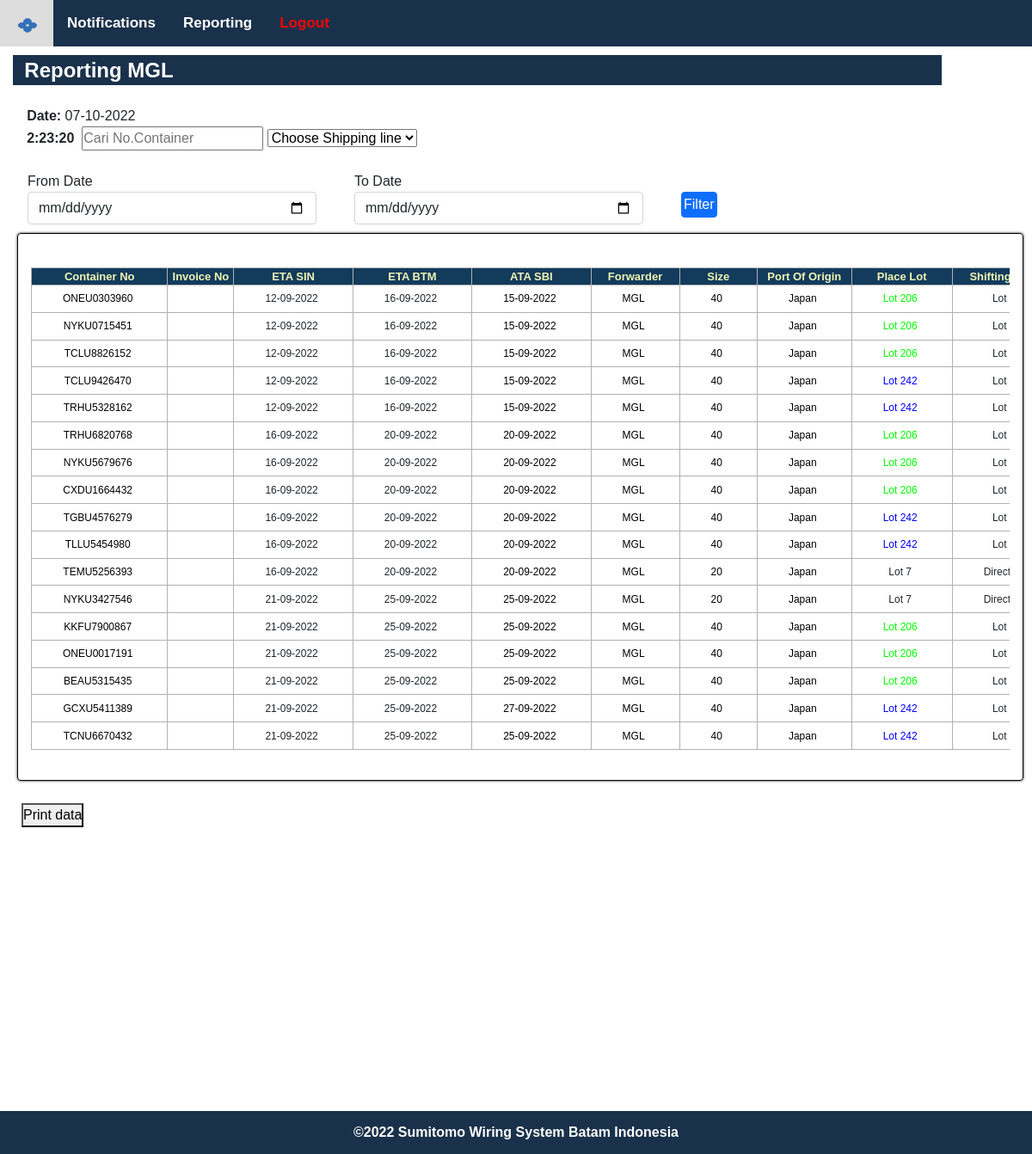
The app's page /Reporting_MGL.php (signed in) with its own data.
### tables this page shows
CREATE TABLE `datacon` (
  `id` int(11) NOT NULL,
  `datein` date NOT NULL,
  `dateout` date NOT NULL,
  `dateout2` date DEFAULT NULL,
  `nama` varchar(100) NOT NULL,
  `forwarder_id` int(11) NOT NULL,
  `tglout` date DEFAULT NULL,
  `tglout2` date DEFAULT NULL,
  `tglout3` date DEFAULT NULL,
  `nocon` varchar(30) NOT NULL,
  `invoice` varchar(50) NOT NULL,
  `size` varchar(30) NOT NULL,
  `poo` varchar(25) NOT NULL,
  `loca` varchar(25) NOT NULL,
  `section` varchar(30) NOT NULL,
  `isempty` smallint(1) DEFAULT NULL,
  `shipment` varchar(50) NOT NULL
);

CREATE TABLE `forwarder` (
  `id` int(11) NOT NULL,
  `nama` varchar(1000) NOT NULL
);

### Reporting_MGL.php (the view, shortened to what this page needs)
<!DOCTYPE html>
<html lang="en">
<head>
    <link rel="stylesheet" href="asset/font-awesome.min.css">
    <link href="css/style3.css" rel="stylesheet" />
    <link rel="stylesheet" type="text" href="css/all.css"><link rel="stylesheet" href="asset/bootstrap-icons.css">
</head>
<body>
    <div id="page-content-wrapper">
        <div class="topnav">
            <a href="Appointment_Container.php" class="active">
                <img class="image" src="images/logosumi.png" >
                    </a>
                        <div id=" myLinks">
                            <a class="nav-link" href="Notifications_MGL2.php"><strong>Notifications</strong></a>
                            <a class="nav-link" href="Reporting_MGL.php"><strong>Reporting</strong></a>
                            <a class="nav-link" href="logout.php" style="color: #FF0000"><strong>Logout</strong></a>
                        </div>
        </div>
    <div class="txtbar1">
        <strong>
            <font size="5" face="Arial" color="#fff">&nbsp; Reporting MGL</font>
        </strong>
    </div>
    <br>
    <?php
    $sekarang    = date("d-m-Y");
    ?>
    <p>&nbsp;&nbsp;&nbsp;&nbsp;&nbsp;&nbsp;&nbsp;<b>Date: </b><?php echo $sekarang ?></p>
    &nbsp;&nbsp;&nbsp;&nbsp;&nbsp;&nbsp;&nbsp;<b><span id="jam" style="font-size:20"></span></b>
    &nbsp;<input type="text" id="myInput" onkeyup="myFunction()" placeholder="Cari No.Container" title="Type in a name"> <select id="dynamic_select" onchange="filter()">
            <option selected>Choose Shipping line</option>
        </select>
    <div class="container">
        <div class="row justify-content-center">
            <div class="col-md-12">
                        <form action="" method="GET">
                            <div class="row">
                                <div class="col-md-4">
                                    <div class="form-group">
                                        <br>
                                        <label>From Date</label>
                                        <input type="date" name="start" required="required ?>" class="form-control">
                                    </div>
                                </div>
                                <div class="col-md-4">
                                    <div class="form-group">
                                        <br>
                                        <label>To Date</label>
                                        <input type="date" name="end" required="required ?>" class="form-control">
                                    </div>
                                </div>
                                <div class="col-md-4">
                                    <br>
                                    <div class="form-group">
                                         <br>
                                      <button type="submit" class="btn btn-primary" >Filter</button>
                                    </div>
                                </div>
                            </div>
                        </form>
                    </div>
                </div>
                        </div>
                    </div>
        <thead>
    <tr bgcolor="#1A314B">
        <div class="outer-wrapper">
            <div class="table-wrapper">
                &nbsp;&nbsp;<table id="myTable">
                    <th rowspan="2"><b>Container No</b></th>
                    <th rowspan="2"><b>Invoice No</b></th>
                    <th rowspan="2"><b>ETA SIN</b></th>
                    <th rowspan="2"><b>ETA BTM</b></th>
                    <th rowspan="2"><b>ATA SBI</b></th>
                    <th rowspan="2"><b>Forwarder</b></th>
                    <th rowspan="2"><b>Size</b></th>
                    <th rowspan="2"><b>Port Of Origin</b></th>
                    <th rowspan="2"><b>Place Lot</b></th>
                    <th rowspan="2"><b>Shifting to lot</b></th>
            </tr>
            </thead>
                    <tbody>
                    <?php
                        include 'koneksi.php';
                        function bgcolor($lot)
                        {
                            if ($lot== 'Lot 7') {
                                return '';
                            }
                            if ($lot== 'Lot 206') {
                                return '00ff00';
                            }
                            if ($lot== 'Lot 242') {
                                return '0000ff';
                            }
                            return 'FFF';
                        }
                        $data = mysqli_query($koneksi, "select datacon.* , f.nama  from datacon INNER JOIN forwarder as f ON f.id = datacon.forwarder_id AND  tglout IS NOT NULL AND datacon.forwarder_id = 3  AND tglout2 IS NOT NULL ;");
                        while ($d = mysqli_fetch_array($data)) {
                        ?>
                            <tr>
                                <td style='color:#000'><?php echo $d['nocon']; ?></td>
                                <td style='color:#000'><?php echo $d['invoice']; ?></td>
                                <td><?php echo date('d-m-Y', strtotime($d['datein'])); ?></td>
                                <td><?php echo date('d-m-Y', strtotime($d['datein']. ' + 4 days'));; ?></td>
                                <td style='color:#000'><?php echo date('d-m-Y', strtotime ($d['tglout'])); ?></td>
                                <td style='color:#000'><?php echo $d['nama']; ?></td>
                                <td style='color:#000'><?php echo $d['size']; ?></td>
                                <td style='color:#000'><?php echo $d['poo']; ?></td>
                                <td style='color:#<?php echo bgcolor($d['loca']);?>'><?php echo $d['loca']; ?></td>
                                <td style='color:#<?php echo ($d['loca']);?>'><?php echo ($d['section']  == 'Import') ?(($d['isempty'] == 0 || $d['isempty'] == NULL )? 'Direct To' : 'Lot '.$d['isempty']) : '-'; ?></td>
                                        </tr>
                                </tbody>
                            <?php
                                    }
                            ?>
        &nbsp;&nbsp;&nbsp;&nbsp;&nbsp;&nbsp;<a href="Reporting_Pdf1.php?tmp=<?= isset($_GET['filter'])?'&filter='.$_GET['filter']:'' ?><?php echo isset($_GET['start']) ? '&start='.$_GET['start'].'&end='.$_GET['end'] : ''; ?>"><button>Print data</button></a>
        <div class="footer" style="background-color: #1A314B;">
            <center>
                <p class="text-white"><Strong>©2022 Sumitomo Wiring System Batam Indonesia</Strong></p>
            </center>
        </div>
</body>
</html>

### records on screen
datacon: nocon "ONEU0303960", datein "12-09-2022", datein "16-09-2022", tglout "15-09-2022", forwarder.nama "MGL", size "40", poo "Japan", loca "Lot 206"
datacon: nocon "NYKU0715451", datein "12-09-2022", datein "16-09-2022", tglout "15-09-2022", forwarder.nama "MGL", size "40", poo "Japan", loca "Lot 206"
datacon: nocon "TCLU8826152", datein "12-09-2022", datein "16-09-2022", tglout "15-09-2022", forwarder.nama "MGL", size "40", poo "Japan", loca "Lot 206"
datacon: nocon "TCLU9426470", datein "12-09-2022", datein "16-09-2022", tglout "15-09-2022", forwarder.nama "MGL", size "40", poo "Japan", loca "Lot 242"
datacon: nocon "TRHU5328162", datein "12-09-2022", datein "16-09-2022", tglout "15-09-2022", forwarder.nama "MGL", size "40", poo "Japan", loca "Lot 242"
datacon: nocon "TRHU6820768", datein "16-09-2022", datein "20-09-2022", tglout "20-09-2022", forwarder.nama "MGL", size "40", poo "Japan", loca "Lot 206"
datacon: nocon "NYKU5679676", datein "16-09-2022", datein "20-09-2022", tglout "20-09-2022", forwarder.nama "MGL", size "40", poo "Japan", loca "Lot 206"
datacon: nocon "CXDU1664432", datein "16-09-2022", datein "20-09-2022", tglout "20-09-2022", forwarder.nama "MGL", size "40", poo "Japan", loca "Lot 206"
datacon: nocon "TGBU4576279", datein "16-09-2022", datein "20-09-2022", tglout "20-09-2022", forwarder.nama "MGL", size "40", poo "Japan", loca "Lot 242"
datacon: nocon "TLLU5454980", datein "16-09-2022", datein "20-09-2022", tglout "20-09-2022", forwarder.nama "MGL", size "40", poo "Japan", loca "Lot 242"
datacon: nocon "TEMU5256393", datein "16-09-2022", datein "20-09-2022", tglout "20-09-2022", forwarder.nama "MGL", size "20", poo "Japan", loca "Lot 7", section "Direct…"
datacon: nocon "NYKU3427546", datein "21-09-2022", datein "25-09-2022", tglout "25-09-2022", forwarder.nama "MGL", size "20", poo "Japan", loca "Lot 7", section "Direct…"
datacon: nocon "KKFU7900867", datein "21-09-2022", datein "25-09-2022", tglout "25-09-2022", forwarder.nama "MGL", size "40", poo "Japan", loca "Lot 206"
datacon: nocon "ONEU0017191", datein "21-09-2022", datein "25-09-2022", tglout "25-09-2022", forwarder.nama "MGL", size "40", poo "Japan", loca "Lot 206"
datacon: nocon "BEAU5315435", datein "21-09-2022", datein "25-09-2022", tglout "25-09-2022", forwarder.nama "MGL", size "40", poo "Japan", loca "Lot 206"
datacon: nocon "GCXU5411389", datein "21-09-2022", datein "25-09-2022", tglout "27-09-2022", forwarder.nama "MGL", size "40", poo "Japan", loca "Lot 242"
datacon: nocon "TCNU6670432", datein "21-09-2022", datein "25-09-2022", tglout "25-09-2022", forwarder.nama "MGL", size "40", poo "Japan", loca "Lot 242"
